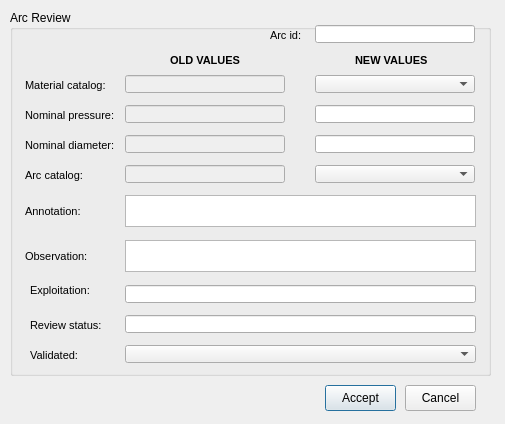
<?xml version="1.0" encoding="UTF-8"?>
<ui version="4.0">
 <class>review_audit_arc</class>
 <widget class="QDialog" name="review_audit_arc">
  <property name="geometry">
   <rect>
    <x>0</x>
    <y>0</y>
    <width>505</width>
    <height>424</height>
   </rect>
  </property>
  <property name="windowTitle">
   <string>Review audit arc</string>
  </property>
  <widget class="QGroupBox" name="groupBox">
   <property name="geometry">
    <rect>
     <x>10</x>
     <y>10</y>
     <width>481</width>
     <height>366</height>
    </rect>
   </property>
   <property name="title">
    <string>Arc Review</string>
   </property>
   <widget class="QLineEdit" name="arc_id">
    <property name="enabled">
     <bool>true</bool>
    </property>
    <property name="geometry">
     <rect>
      <x>305</x>
      <y>15</y>
      <width>160</width>
      <height>18</height>
     </rect>
    </property>
    <property name="font">
     <font>
      <family>Arial</family>
      <italic>false</italic>
     </font>
    </property>
    <property name="text">
     <string/>
    </property>
    <property name="maxLength">
     <number>500</number>
    </property>
    <property name="echoMode">
     <enum>QLineEdit::Normal</enum>
    </property>
   </widget>
   <widget class="QLabel" name="id_label">
    <property name="geometry">
     <rect>
      <x>260</x>
      <y>15</y>
      <width>51</width>
      <height>21</height>
     </rect>
    </property>
    <property name="font">
     <font>
      <family>Arial</family>
      <pointsize>8</pointsize>
      <weight>50</weight>
      <bold>false</bold>
     </font>
    </property>
    <property name="text">
     <string>Arc id:</string>
    </property>
   </widget>
   <widget class="QLabel" name="old_values">
    <property name="geometry">
     <rect>
      <x>160</x>
      <y>40</y>
      <width>91</width>
      <height>21</height>
     </rect>
    </property>
    <property name="font">
     <font>
      <family>Arial</family>
      <pointsize>8</pointsize>
      <weight>75</weight>
      <bold>true</bold>
     </font>
    </property>
    <property name="text">
     <string>OLD VALUES</string>
    </property>
   </widget>
   <widget class="QLabel" name="new_values">
    <property name="geometry">
     <rect>
      <x>345</x>
      <y>40</y>
      <width>91</width>
      <height>21</height>
     </rect>
    </property>
    <property name="font">
     <font>
      <family>Arial</family>
      <pointsize>8</pointsize>
      <weight>75</weight>
      <bold>true</bold>
     </font>
    </property>
    <property name="text">
     <string>NEW VALUES</string>
    </property>
   </widget>
   <widget class="QLabel" name="label_annotation">
    <property name="geometry">
     <rect>
      <x>15</x>
      <y>190</y>
      <width>91</width>
      <height>22</height>
     </rect>
    </property>
    <property name="font">
     <font>
      <pointsize>8</pointsize>
     </font>
    </property>
    <property name="frameShape">
     <enum>QFrame::NoFrame</enum>
    </property>
    <property name="frameShadow">
     <enum>QFrame::Plain</enum>
    </property>
    <property name="text">
     <string>Annotation:</string>
    </property>
    <property name="textFormat">
     <enum>Qt::AutoText</enum>
    </property>
    <property name="scaledContents">
     <bool>false</bool>
    </property>
    <property name="alignment">
     <set>Qt::AlignLeading|Qt::AlignLeft|Qt::AlignVCenter</set>
    </property>
    <property name="margin">
     <number>3</number>
    </property>
   </widget>
   <widget class="QTextEdit" name="annotation">
    <property name="geometry">
     <rect>
      <x>115</x>
      <y>185</y>
      <width>351</width>
      <height>32</height>
     </rect>
    </property>
    <property name="frameShape">
     <enum>QFrame::StyledPanel</enum>
    </property>
    <property name="frameShadow">
     <enum>QFrame::Raised</enum>
    </property>
   </widget>
   <widget class="QLabel" name="label_observ">
    <property name="geometry">
     <rect>
      <x>15</x>
      <y>235</y>
      <width>90</width>
      <height>22</height>
     </rect>
    </property>
    <property name="font">
     <font>
      <pointsize>8</pointsize>
     </font>
    </property>
    <property name="frameShape">
     <enum>QFrame::NoFrame</enum>
    </property>
    <property name="frameShadow">
     <enum>QFrame::Plain</enum>
    </property>
    <property name="text">
     <string>Observation:</string>
    </property>
    <property name="textFormat">
     <enum>Qt::AutoText</enum>
    </property>
    <property name="scaledContents">
     <bool>false</bool>
    </property>
    <property name="alignment">
     <set>Qt::AlignLeading|Qt::AlignLeft|Qt::AlignVCenter</set>
    </property>
    <property name="margin">
     <number>3</number>
    </property>
   </widget>
   <widget class="QTextEdit" name="observ">
    <property name="geometry">
     <rect>
      <x>115</x>
      <y>230</y>
      <width>351</width>
      <height>32</height>
     </rect>
    </property>
   </widget>
   <widget class="QLabel" name="label_exploitation">
    <property name="geometry">
     <rect>
      <x>20</x>
      <y>270</y>
      <width>71</width>
      <height>21</height>
     </rect>
    </property>
    <property name="font">
     <font>
      <family>Arial</family>
      <pointsize>8</pointsize>
      <weight>50</weight>
      <bold>false</bold>
     </font>
    </property>
    <property name="text">
     <string>Exploitation: </string>
    </property>
   </widget>
   <widget class="QLineEdit" name="old_dnom">
    <property name="enabled">
     <bool>false</bool>
    </property>
    <property name="geometry">
     <rect>
      <x>115</x>
      <y>125</y>
      <width>160</width>
      <height>18</height>
     </rect>
    </property>
    <property name="styleSheet">
     <string notr="true"/>
    </property>
   </widget>
   <widget class="QLabel" name="label_dnom">
    <property name="geometry">
     <rect>
      <x>15</x>
      <y>125</y>
      <width>91</width>
      <height>21</height>
     </rect>
    </property>
    <property name="font">
     <font>
      <family>Arial</family>
      <pointsize>8</pointsize>
      <weight>50</weight>
      <bold>false</bold>
     </font>
    </property>
    <property name="text">
     <string>Nominal diameter:</string>
    </property>
   </widget>
   <widget class="QLineEdit" name="old_pnom">
    <property name="enabled">
     <bool>false</bool>
    </property>
    <property name="geometry">
     <rect>
      <x>115</x>
      <y>95</y>
      <width>160</width>
      <height>18</height>
     </rect>
    </property>
    <property name="styleSheet">
     <string notr="true"/>
    </property>
   </widget>
   <widget class="QLabel" name="label_pnom">
    <property name="geometry">
     <rect>
      <x>15</x>
      <y>95</y>
      <width>91</width>
      <height>21</height>
     </rect>
    </property>
    <property name="font">
     <font>
      <family>Arial</family>
      <pointsize>8</pointsize>
      <weight>50</weight>
      <bold>false</bold>
     </font>
    </property>
    <property name="text">
     <string>Nominal pressure:</string>
    </property>
   </widget>
   <widget class="QLineEdit" name="new_dnom">
    <property name="geometry">
     <rect>
      <x>305</x>
      <y>125</y>
      <width>160</width>
      <height>18</height>
     </rect>
    </property>
    <property name="styleSheet">
     <string notr="true"/>
    </property>
   </widget>
   <widget class="QLineEdit" name="new_pnom">
    <property name="geometry">
     <rect>
      <x>305</x>
      <y>95</y>
      <width>160</width>
      <height>18</height>
     </rect>
    </property>
    <property name="styleSheet">
     <string notr="true"/>
    </property>
   </widget>
   <widget class="QLineEdit" name="old_matcat_id">
    <property name="enabled">
     <bool>false</bool>
    </property>
    <property name="geometry">
     <rect>
      <x>115</x>
      <y>65</y>
      <width>160</width>
      <height>18</height>
     </rect>
    </property>
    <property name="styleSheet">
     <string notr="true"/>
    </property>
   </widget>
  </widget>
  <widget class="QPushButton" name="btn_accept">
   <property name="geometry">
    <rect>
     <x>325</x>
     <y>385</y>
     <width>71</width>
     <height>26</height>
    </rect>
   </property>
   <property name="text">
    <string>Accept</string>
   </property>
  </widget>
  <widget class="QPushButton" name="btn_cancel">
   <property name="geometry">
    <rect>
     <x>405</x>
     <y>385</y>
     <width>71</width>
     <height>26</height>
    </rect>
   </property>
   <property name="text">
    <string>Cancel</string>
   </property>
  </widget>
  <widget class="QLabel" name="label_material_catalog">
   <property name="geometry">
    <rect>
     <x>25</x>
     <y>75</y>
     <width>91</width>
     <height>21</height>
    </rect>
   </property>
   <property name="font">
    <font>
     <family>Arial</family>
     <pointsize>8</pointsize>
     <weight>50</weight>
     <bold>false</bold>
    </font>
   </property>
   <property name="text">
    <string>Material catalog:</string>
   </property>
  </widget>
  <widget class="QComboBox" name="new_matcat_id">
   <property name="geometry">
    <rect>
     <x>315</x>
     <y>75</y>
     <width>160</width>
     <height>18</height>
    </rect>
   </property>
   <property name="frame">
    <bool>true</bool>
   </property>
  </widget>
  <widget class="QLabel" name="label_arc_catalog">
   <property name="geometry">
    <rect>
     <x>25</x>
     <y>165</y>
     <width>91</width>
     <height>21</height>
    </rect>
   </property>
   <property name="font">
    <font>
     <family>Arial</family>
     <pointsize>8</pointsize>
     <weight>50</weight>
     <bold>false</bold>
    </font>
   </property>
   <property name="text">
    <string>Arc catalog:</string>
   </property>
  </widget>
  <widget class="QComboBox" name="new_arccat_id">
   <property name="geometry">
    <rect>
     <x>315</x>
     <y>165</y>
     <width>160</width>
     <height>18</height>
    </rect>
   </property>
   <property name="frame">
    <bool>true</bool>
   </property>
  </widget>
  <widget class="QLineEdit" name="expl_id">
   <property name="geometry">
    <rect>
     <x>125</x>
     <y>285</y>
     <width>351</width>
     <height>18</height>
    </rect>
   </property>
   <property name="styleSheet">
    <string notr="true"/>
   </property>
  </widget>
  <widget class="QLineEdit" name="review_status_id">
   <property name="geometry">
    <rect>
     <x>125</x>
     <y>315</y>
     <width>351</width>
     <height>18</height>
    </rect>
   </property>
   <property name="styleSheet">
    <string notr="true"/>
   </property>
  </widget>
  <widget class="QLabel" name="label_review_status">
   <property name="geometry">
    <rect>
     <x>30</x>
     <y>315</y>
     <width>86</width>
     <height>21</height>
    </rect>
   </property>
   <property name="font">
    <font>
     <family>Arial</family>
     <pointsize>8</pointsize>
     <weight>50</weight>
     <bold>false</bold>
    </font>
   </property>
   <property name="text">
    <string>Review status:</string>
   </property>
  </widget>
  <widget class="QComboBox" name="is_validated">
   <property name="geometry">
    <rect>
     <x>125</x>
     <y>345</y>
     <width>351</width>
     <height>18</height>
    </rect>
   </property>
   <property name="frame">
    <bool>true</bool>
   </property>
  </widget>
  <widget class="QLabel" name="label_review_status_2">
   <property name="geometry">
    <rect>
     <x>30</x>
     <y>345</y>
     <width>51</width>
     <height>21</height>
    </rect>
   </property>
   <property name="font">
    <font>
     <family>Arial</family>
     <pointsize>8</pointsize>
     <weight>50</weight>
     <bold>false</bold>
    </font>
   </property>
   <property name="text">
    <string>Validated:</string>
   </property>
  </widget>
  <widget class="QLineEdit" name="old_arccat_id">
   <property name="enabled">
    <bool>false</bool>
   </property>
   <property name="geometry">
    <rect>
     <x>125</x>
     <y>165</y>
     <width>160</width>
     <height>18</height>
    </rect>
   </property>
   <property name="styleSheet">
    <string notr="true"/>
   </property>
  </widget>
 </widget>
 <resources/>
 <connections/>
</ui>
